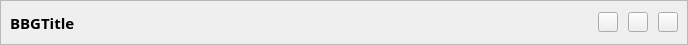
<?xml version="1.0" encoding="UTF-8"?>
<ui version="4.0">
 <class>MainTitleBar</class>
 <widget class="QWidget" name="MainTitleBar">
  <property name="geometry">
   <rect>
    <x>0</x>
    <y>0</y>
    <width>688</width>
    <height>45</height>
   </rect>
  </property>
  <property name="windowTitle">
   <string>Form</string>
  </property>
  <property name="styleSheet">
   <string notr="true"/>
  </property>
  <layout class="QVBoxLayout" name="verticalLayout">
   <property name="spacing">
    <number>0</number>
   </property>
   <property name="leftMargin">
    <number>0</number>
   </property>
   <property name="topMargin">
    <number>0</number>
   </property>
   <property name="rightMargin">
    <number>0</number>
   </property>
   <property name="bottomMargin">
    <number>0</number>
   </property>
   <item>
    <widget class="QFrame" name="frameBorder">
     <property name="frameShape">
      <enum>QFrame::StyledPanel</enum>
     </property>
     <property name="frameShadow">
      <enum>QFrame::Raised</enum>
     </property>
     <layout class="QHBoxLayout" name="horizontalLayout">
      <property name="spacing">
       <number>10</number>
      </property>
      <property name="leftMargin">
       <number>9</number>
      </property>
      <property name="topMargin">
       <number>9</number>
      </property>
      <property name="rightMargin">
       <number>9</number>
      </property>
      <property name="bottomMargin">
       <number>9</number>
      </property>
      <item>
       <widget class="QLabel" name="LabelTileName">
        <property name="font">
         <font>
          <family>微软雅黑</family>
          <pointsize>11</pointsize>
          <bold>true</bold>
         </font>
        </property>
        <property name="text">
         <string>BBGTitle</string>
        </property>
        <property name="scaledContents">
         <bool>true</bool>
        </property>
       </widget>
      </item>
      <item>
       <widget class="QLabel" name="LableImage">
        <property name="minimumSize">
         <size>
          <width>25</width>
          <height>25</height>
         </size>
        </property>
        <property name="maximumSize">
         <size>
          <width>25</width>
          <height>25</height>
         </size>
        </property>
        <property name="font">
         <font>
          <bold>true</bold>
         </font>
        </property>
        <property name="text">
         <string/>
        </property>
        <property name="pixmap">
         <pixmap>:/res/res/image/image.png</pixmap>
        </property>
        <property name="scaledContents">
         <bool>true</bool>
        </property>
       </widget>
      </item>
      <item>
       <spacer name="horizontalSpacer">
        <property name="orientation">
         <enum>Qt::Horizontal</enum>
        </property>
        <property name="sizeHint" stdset="0">
         <size>
          <width>492</width>
          <height>20</height>
         </size>
        </property>
       </spacer>
      </item>
      <item>
       <widget class="CBtnOnlyIcon" name="PushBtnMin">
        <property name="sizePolicy">
         <sizepolicy hsizetype="Fixed" vsizetype="Fixed">
          <horstretch>0</horstretch>
          <verstretch>0</verstretch>
         </sizepolicy>
        </property>
        <property name="minimumSize">
         <size>
          <width>20</width>
          <height>20</height>
         </size>
        </property>
        <property name="maximumSize">
         <size>
          <width>20</width>
          <height>20</height>
         </size>
        </property>
        <property name="font">
         <font>
          <pointsize>6</pointsize>
         </font>
        </property>
        <property name="styleSheet">
         <string notr="true"/>
        </property>
        <property name="text">
         <string/>
        </property>
       </widget>
      </item>
      <item>
       <widget class="CBtnOnlyIcon" name="PushBtnNormalMax">
        <property name="sizePolicy">
         <sizepolicy hsizetype="Fixed" vsizetype="Fixed">
          <horstretch>0</horstretch>
          <verstretch>0</verstretch>
         </sizepolicy>
        </property>
        <property name="minimumSize">
         <size>
          <width>20</width>
          <height>20</height>
         </size>
        </property>
        <property name="maximumSize">
         <size>
          <width>20</width>
          <height>20</height>
         </size>
        </property>
        <property name="font">
         <font>
          <pointsize>6</pointsize>
         </font>
        </property>
        <property name="styleSheet">
         <string notr="true"/>
        </property>
        <property name="text">
         <string/>
        </property>
       </widget>
      </item>
      <item>
       <widget class="CBtnOnlyIcon" name="PushBtnClose">
        <property name="sizePolicy">
         <sizepolicy hsizetype="Fixed" vsizetype="Fixed">
          <horstretch>0</horstretch>
          <verstretch>0</verstretch>
         </sizepolicy>
        </property>
        <property name="minimumSize">
         <size>
          <width>20</width>
          <height>20</height>
         </size>
        </property>
        <property name="maximumSize">
         <size>
          <width>20</width>
          <height>20</height>
         </size>
        </property>
        <property name="text">
         <string/>
        </property>
       </widget>
      </item>
     </layout>
    </widget>
   </item>
  </layout>
 </widget>
 <customwidgets>
  <customwidget>
   <class>CBtnOnlyIcon</class>
   <extends>QPushButton</extends>
   <header>TitleBar/CBtnOnlyIcon.h</header>
  </customwidget>
 </customwidgets>
 <resources/>
 <connections/>
</ui>
